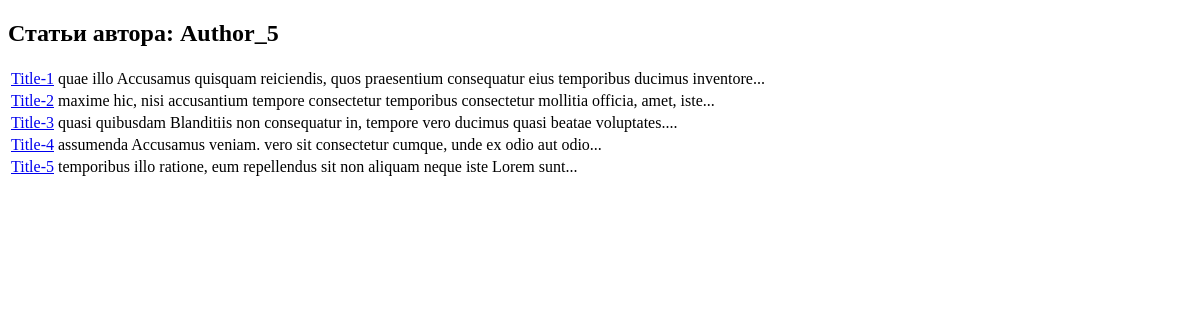
/task_4_5/author/62/, run on an earlier commit of the app's database.
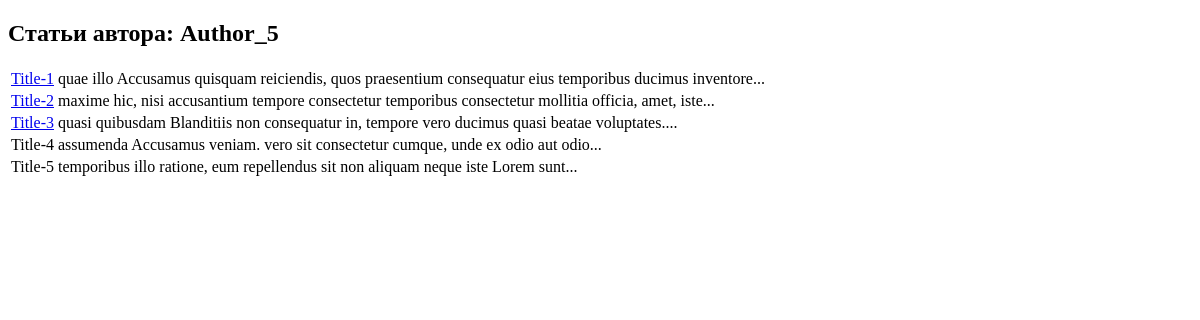
And on a later commit of the database.
### task_4_5_app/models.py (models this page shows, shortened)
class Author(models.Model):
    name = models.CharField(max_length=100)
    lastname = models.CharField(max_length=100)
    email = models.EmailField()
    bmography = models.TextField()
    date_of_birth = models.DateField(null=True, blank=True)

class Post(models.Model):
    title = models.CharField(max_length=200)
    content = models.TextField()
    data_publication = models.DateTimeField(auto_now_add=True)
    author = models.ForeignKey(Author, on_delete=models.CASCADE)
    category = models.CharField(max_length=100)
    count_of_views = models.IntegerField(default=0)
    flag_publicaton = models.BooleanField(default=False)
    def get_summary(self):
        words = self.content.split()
        return f'{" ".join(words[:12])}...'

### task_4_5_app/views.py (the view)
# urls.py: path('author/<int:author_id>/', author_posts, name='author_posts'),
def author_posts(request, author_id):
    logger.info(f'сработало представление author_posts ')
    author = get_object_or_404(Author, pk=author_id)
    posts = Post.objects.filter(author=author).order_by('id')
    return render(request, 'task_4_5_app/author_posts.html', {'author': author, 'posts': posts})

### task_4_5_app/templates/task_4_5_app/author_posts.html (shortened to what this page needs)
{% extends 'base.html' %}
{% block content %}
    <h2>Статьи автора: {{ author.name }}</h2>
        <table>
        {% for post in posts %}
            <tr>
                {% if post.flag_publicaton == 1 %}
                    <td><a href="{% url 'post_full' post.id %}">{{ post.title }}</a></td>
                    <td>{{ post.get_summary }}</td>
                {% else %}
                    <td>{{ post.title }}{{ '    ' }}</td>
                    <td>{{ post.get_summary }}</td>
                {% endif %}
            </tr>
        {% endfor %}
        </table>
{% endblock %}

### templates/base.html (shortened to what this page needs)
<!DOCTYPE html>
<html>
<head>
</head>
    <body>
    {% block content %}{% endblock %}
    </body>
</html>

What changed in the data, as far as the page shows it:
changed Post "Title-4": flag_publicaton True → False (drawn)
changed Post "Title-5": flag_publicaton True → False (drawn)
